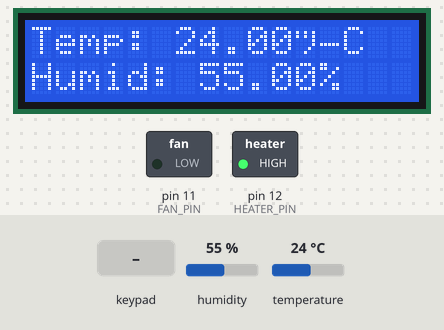
Bench run of a sketch on a simulated Arduino Uno, built with avr-gcc and run on an emulated ATmega328P. On the bench: 16×2 character LCD, switched loads named in the sketch (green lamp = pin HIGH). The inputs (shaded band) are chosen by the test bench; at power-on: temperature 24 °C, humidity 55 %.

Above: at 3.2 s.
3.3 s: keypad keys 4 3 2 pressed 0.578 s apart
At 3.9 s:
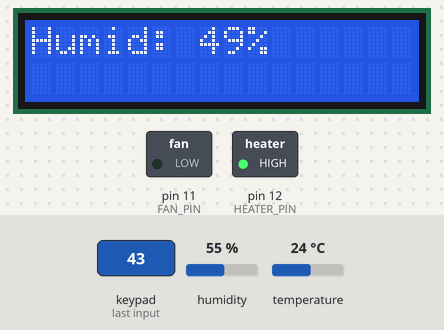
8.2 s: temperature set to 33 °C
At 9.4 s:
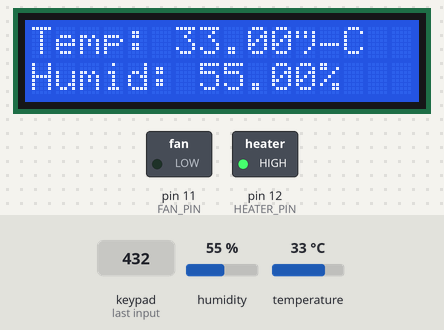
10.6 s: temperature set to 36 °C
At 12.2 s:
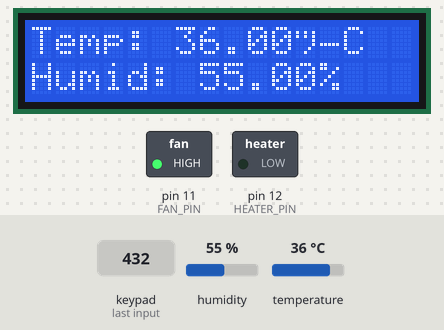
12.9 s: key '1' pressed
At 13.31 s:
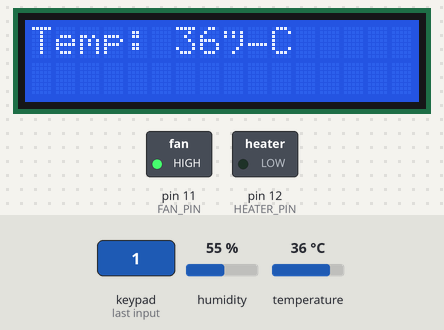
15.0 s: keypad keys 4 3 2 # pressed 0.578 s apart
At 15.39 s:
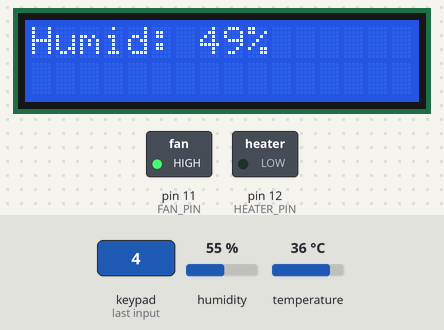
23.9 s: humidity set to 22 %
At 25.5 s:
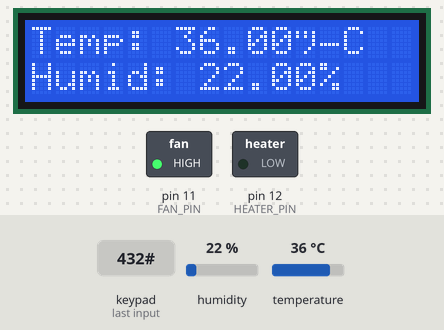
Timing chart, 0 to 27.0 s (numbered marks = the images above; inputs shaded):
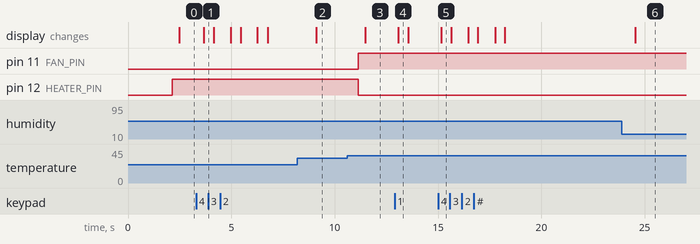

The sketch:

307_sketch.ino
```cpp
#include <DHT.h>
#include <Keypad.h>
#include <LiquidCrystal_I2C.h>

#define DHTPIN A2
#define DHTTYPE DHT11
#define HEATER_PIN 12
#define HUMIDIFIER_PIN 8
#define FAN_PIN 11


LiquidCrystal_I2C lcd(0x27, 16, 2);
const byte ROWS = 4;
const byte COLS = 3;
char keys[ROWS][COLS] = {
  { '1', '2', '3' },
  { '4', '5', '6' },
  { '7', '8', '9' },
  { '*', '0', '#' }
};

const int tolerance = 5;

byte rowPins[ROWS] = { 8,7,6,5 };
byte colPins[COLS] = { 4,3,2 };

Keypad keypad = Keypad(makeKeymap(keys), rowPins, colPins, ROWS, COLS);

DHT dht(DHTPIN, DHTTYPE);

int setTemperature = 36;  // set desired temperature in Celsius
int setHumidity = 50;     // set desired humidity in percentage

void setup() {
  pinMode(FAN_PIN, OUTPUT);
  pinMode(HEATER_PIN, OUTPUT);
  pinMode(HUMIDIFIER_PIN, OUTPUT);
  dht.begin();
  lcd.init();
  lcd.clear();
  lcd.backlight();
  lcd.print("Test Chamber");
  delay(2000);

}

void loop() {
float h = dht.readHumidity();
delay(20);
float t = dht.readTemperature();
delay(20);


if (isnan(h)) {
  lcd.clear();
  lcd.print("Failed to read Humidity");
} else if ((isnan(t))) {
  lcd.clear();
  lcd.print("Failed to read Temp");
}

if ((t + 0.3) > setTemperature) {
  digitalWrite(HEATER_PIN, LOW);  // turn off heater
  digitalWrite(FAN_PIN, HIGH); // FAN PIN 11
} else if ((t-0.3) < setTemperature) {
  digitalWrite(HEATER_PIN, HIGH);
  digitalWrite(FAN_PIN, LOW);  // turn on heater
// } else if (t == setTemperature){
//   digitalWrite(HEATER_PIN, LOW);
}

// if ((h - tolerance) < setHumidity) {
//   digitalWrite(HUMIDIFIER_PIN, HIGH);  // turn on humidifier
// } else if ((h + tolerance) > setHumidity) {
//   digitalWrite(HUMIDIFIER_PIN, LOW);  // turn off humidifier
//   digitalWrite(FAN_PIN, LOW);  // turn off FAN
// }

delay(300);

lcd.clear();
lcd.print("Temp: ");
lcd.print(t);
lcd.print("°C");

lcd.setCursor(0, 1);
lcd.print("Humid: ");
lcd.print(h);
lcd.print("%");

char key = keypad.getKey();
delay(20);

if (key == '1') {
    setTemperature++;
    lcd.clear();
    lcd.print("Temp: ");
    lcd.print(setTemperature);
    lcd.print("°C");
    delay(100);

  } else if (key == '2') {
    setTemperature--;
    lcd.clear();
    lcd.print("Temp: ");
    lcd.print(setTemperature);
    lcd.print("°C");
    delay(100);

  } else if (key == '3') {
    setHumidity++;
    lcd.clear();
    lcd.print("Humid: ");
    lcd.print(setHumidity);
    lcd.print("%");
    delay(100);

  } else if (key == '4') {
  setHumidity--;
  lcd.clear();
  lcd.print("Humid: ");
  lcd.print(setHumidity);
  lcd.print("%");
  delay(100);


}}
```

Measured:
- the behaviour switches between 34 and 35 °C on temperature (found by bisection; images 2 and 3)
- after the input at 3.3 s, the display: changes after 0.37 s (image 1)
- after the input at 8.2 s, the display: changes after 0.91 s (image 2)
- after the input at 10.6 s, pin 11 (FAN_PIN): LOW → HIGH after 0.55 s; pin 12 (HEATER_PIN): HIGH → LOW after 0.55 s; the display: changes after 0.88 s (image 3)
- after the input at 12.9 s, the display: changes after 0.17 s (image 4)
- after the input at 15.0 s, the display: changes after 0.15 s (image 5)
- after the input at 23.9 s, the display: changes after 0.64 s (image 6)
